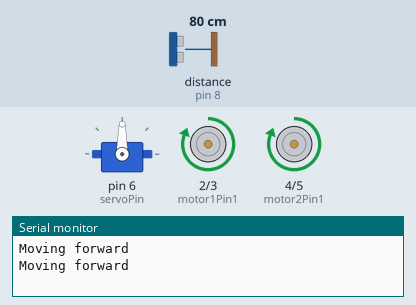
This sketch was run on a simulated Arduino Uno, built with avr-gcc and run on an emulated ATmega328P. Parts: servo, motor-driver pin pairs drawn as motors (green arrow = first pin HIGH = forward, orange = second pin HIGH = backward, longer = more drive, scaled by the enable pin), the last lines printed to the serial monitor. Wiring (inferred from the names in the program): ultrasonic range finder: trigger pin 7; echo pin 8. Inputs (shaded band) come from the test bench; at power-on: distance to the obstacle (sensor on pin 8) 80 cm. The echo pulse lasts 58.3 µs per cm.

Above: at 2.2 s.
2.3 s: distance to the obstacle (sensor on pin 8) set to 34 cm
3.9 s: distance to the obstacle (sensor on pin 8) set to 28 cm
At 5.9 s:
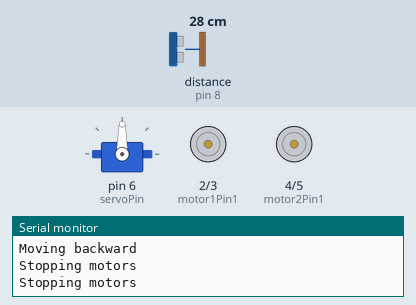
At 6.5 s:
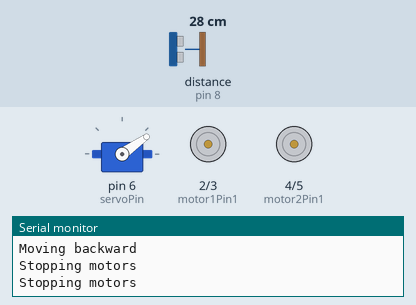
7.2 s: distance to the obstacle (sensor on pin 8) set to 2 cm
At 7.2 s:
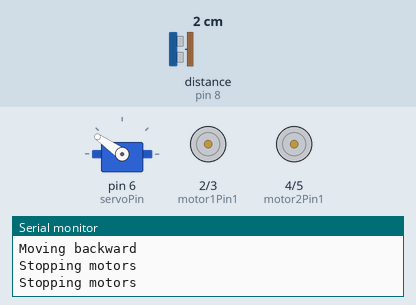
Timing chart, 0 to 16.5 s (numbered marks = the images above; inputs shaded):
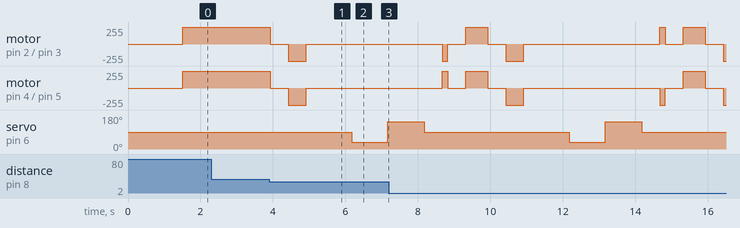

Measured:
- the behaviour switches between 31 and 30 cm on distance to the obstacle (sensor on pin 8) (found by bisection; images 0 and 1)
- after the input at 3.9 s, motor on pin 2 (motor1Pin1) / pin 3 (motor1Pin2), motor on pin 4 (motor2Pin1) / pin 5 (motor2Pin2): forward 255/255 → stopped at once, → backward 255/255 0.50 s later, → stopped 0.50 s later; servo on pin 6 (servoPin): 90° → 35° after 2.3 s, → 145° 1.0 s later

The sketch:

stefan-avoidance.ino
```cpp
#include <Servo.h>

const int motor1Pin1 = 2;
const int motor1Pin2 = 3;
const int motor1Enable = 9;

const int motor2Pin1 = 4;
const int motor2Pin2 = 5;
const int motor2Enable = 10;

const int servoPin = 6;
const int trigPin = 7;
const int echoPin = 8;

const int distanceThreshold = 30; // in cm

const int motorSpeed = 255; // full throttle

Servo myServo;

void setup() {
  pinMode(motor1Pin1, OUTPUT);
  pinMode(motor1Pin2, OUTPUT);
  pinMode(motor1Enable, OUTPUT);
  pinMode(motor2Pin1, OUTPUT);
  pinMode(motor2Pin2, OUTPUT);
  pinMode(motor2Enable, OUTPUT);
  myServo.attach(servoPin);
  pinMode(trigPin, OUTPUT);
  pinMode(echoPin, INPUT);
  Serial.begin(9600);
  myServo.write(90); // center servo
  delay(1000);
}

void loop() {
  myServo.write(90);
  delay(500);
  long distance = measureDistance();
  if (distance < distanceThreshold) {
    avoidObstacle();
  } else {
    moveForward();
  }
  delay(100);
}

long measureDistance() {
  long duration, distance;
  digitalWrite(trigPin, LOW);
  delayMicroseconds(2);
  digitalWrite(trigPin, HIGH);
  delayMicroseconds(10);
  digitalWrite(trigPin, LOW);
  duration = pulseIn(echoPin, HIGH);
  distance = duration * 0.034 / 2;
  return distance;
}

void moveForward() {
  Serial.println("Moving forward");
  digitalWrite(motor1Pin1, HIGH);
  digitalWrite(motor1Pin2, LOW);
  analogWrite(motor1Enable, motorSpeed);
  digitalWrite(motor2Pin1, HIGH);
  digitalWrite(motor2Pin2, LOW);
  analogWrite(motor2Enable, motorSpeed);
}

void stopMotors() {
  Serial.println("Stopping motors");
  digitalWrite(motor1Pin1, LOW);
  digitalWrite(motor1Pin2, LOW);
  analogWrite(motor1Enable, 0);
  digitalWrite(motor2Pin1, LOW);
  digitalWrite(motor2Pin2, LOW);
  analogWrite(motor2Enable, 0);
}

void moveBackward() {
  Serial.println("Moving backward");
  digitalWrite(motor1Pin1, LOW);
  digitalWrite(motor1Pin2, HIGH);
  analogWrite(motor1Enable, motorSpeed);
  digitalWrite(motor2Pin1, LOW);
  digitalWrite(motor2Pin2, HIGH);
  analogWrite(motor2Enable, motorSpeed);
  delay(500); // move backward for 0.5 second
  stopMotors();
  delay(250);
}

void turnLeft() {
  Serial.println("Turning left");
  digitalWrite(motor1Pin1, LOW);
  digitalWrite(motor1Pin2, HIGH);
  analogWrite(motor1Enable, motorSpeed);
  digitalWrite(motor2Pin1, HIGH);
  digitalWrite(motor2Pin2, LOW);
  analogWrite(motor2Enable, motorSpeed);
  delay(150);  // turn for 0.15 second
  stopMotors();
  delay(250);
}

void turnRight() {
  Serial.println("Turning right");
  digitalWrite(motor1Pin1, HIGH);
  digitalWrite(motor1Pin2, LOW);
  analogWrite(motor1Enable, motorSpeed);
  digitalWrite(motor2Pin1, LOW);
  digitalWrite(motor2Pin2, HIGH);
  analogWrite(motor2Enable, motorSpeed);
  delay(150);  // turn for 0.15 second
  stopMotors();
  delay(250);
}

void avoidObstacle() {
  stopMotors();
  delay(500);
  moveBackward();
  delay(500); // move backward for 0.5 second
  stopMotors();
  delay(500);

  // check sorroundings
  long leftDistance, rightDistance;
  myServo.write(35);
  delay(1000);
  leftDistance = measureDistance();
  myServo.write(145);
  delay(1000);
  rightDistance = measureDistance();
  myServo.write(90);
  delay(500);

  // decide where to go
  if (leftDistance > rightDistance) {
    turnLeft();
  } else {
    turnRight();
  }
  delay(250);
  moveForward();
}
```
